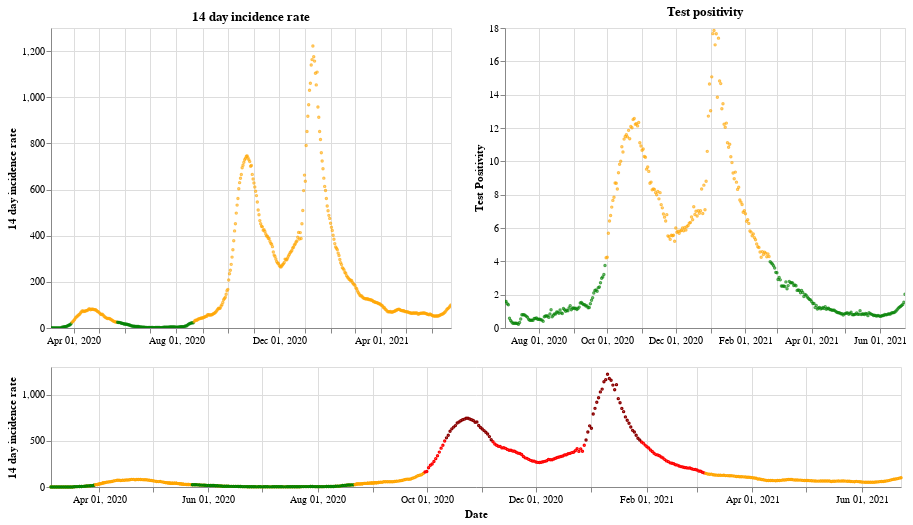

Source (notebook cell):
### Markdown cell above
## Northern Ireland

### Code cell
plot_traffic_light('Northern Ireland')

### Figure 1 — Vega-Lite specification as saved in the notebook (floating-point values rounded to 4 significant figures; data arrays with more than 128 entries replaced by an {"elided": "..."} marker saying what was removed)
{"config": {"view": {"continuousWidth": 400, "continuousHeight": 300}}, "vconcat": [{"hconcat": [{"mark": {"type": "point", "size": 2}, "encoding": {"color": {"condition": {"value": "green", "test": "(datum.twoWeeklyCasesRate <= 25)"}, "value": "orange"}, "tooltip": [{"type": "nominal", "field": "areaName"}, {"type": "temporal", "field": "date"}, {"type": "quantitative", "field": "twoWeeklyCasesRate"}, {"type": "quantitative", "field": "testPositivity"}], "x": {"type": "temporal", "axis": {"title": ""}, "field": "date", "scale": {"domain": {"selection": "DateBrush"}}, "timeUnit": "yearmonthdate"}, "y": {"type": "quantitative", "axis": {"title": "14 day incidence rate"}, "field": "twoWeeklyCasesRate"}}, "title": "14 day incidence rate", "width": 400}, {"mark": {"type": "point", "size": 2}, "encoding": {"color": {"condition": {"value": "green", "test": "(datum.testPositivity <= 4)"}, "value": "orange"}, "tooltip": [{"type": "nominal", "field": "areaName"}, {"type": "temporal", "field": "date"}, {"type": "quantitative", "field": "twoWeeklyCasesRate"}, {"type": "quantitative", "field": "testPositivity"}], "x": {"type": "temporal", "axis": {"title": ""}, "field": "date", "scale": {"domain": {"selection": "DateBrush"}}, "timeUnit": "yearmonthdate"}, "y": {"type": "quantitative", "axis": {"title": "Test Positivity"}, "field": "testPositivity"}}, "title": "Test positivity", "width": 400}]}, {"layer": [{"mark": {"type": "point", "size": 2}, "encoding": {"color": {"condition": {"value": "orange", "test": "((50 && datum.twoWeeklyCasesRate) < 150)"}, "value": "red"}, "opacity": {"condition": {"value": 1, "test": "((50 && datum.twoWeeklyCasesRate) < 500)"}, "value": 0}, "tooltip": [{"type": "nominal", "field": "areaName"}, {"type": "temporal", "field": "date"}, {"type": "quantitative", "field": "twoWeeklyCasesRate"}, {"type": "quantitative", "field": "testPositivity"}], "x": {"type": "temporal", "axis": {"title": "Date"}, "field": "date", "timeUnit": "yearmonthdate"}, "y": {"type": "quantitative", "axis": {"title": "14 day incidence rate"}, "field": "twoWeeklyCasesRate"}}, "selection": {"DateBrush": {"type": "interval", "encodings": ["x"], "fields": ["Time"]}}, "width": 850}, {"mark": {"type": "point", "size": 2}, "encoding": {"color": {"value": "darkred"}, "opacity": {"condition": {"value": 1, "test": "(datum.twoWeeklyCasesRate >= 500)"}, "value": 0}, "tooltip": [{"type": "nominal", "field": "areaName"}, {"type": "temporal", "field": "date"}, {"type": "quantitative", "field": "twoWeeklyCasesRate"}, {"type": "quantitative", "field": "testPositivity"}], "x": {"type": "temporal", "axis": {"title": "Date"}, "field": "date", "timeUnit": "yearmonthdate"}, "y": {"type": "quantitative", "axis": {"title": "14 day incidence rate"}, "field": "twoWeeklyCasesRate"}}, "width": 400}, {"mark": {"type": "point", "size": 2}, "encoding": {"color": {"condition": {"value": "green", "test": "((4 && datum.twoWeeklyCasesRate) < 25)"}, "value": "orange"}, "opacity": {"condition": {"value": 1, "test": "(datum.twoWeeklyCasesRate < 50)"}, "value": 0}, "tooltip": [{"type": "nominal", "field": "areaName"}, {"type": "temporal", "field": "date"}, {"type": "quantitative", "field": "twoWeeklyCasesRate"}, {"type": "quantitative", "field": "testPositivity"}], "x": {"type": "temporal", "axis": {"title": "Date"}, "field": "date", "timeUnit": "yearmonthdate"}, "y": {"type": "quantitative", "axis": {"title": "14 day incidence rate"}, "field": "twoWeeklyCasesRate"}}, "width": 400}], "height": 120, "width": 800}], "data": {"name": "data-d9331df04c1d923be9e8431da18d80e2"}, "$schema": "https://vega.github.io/schema/vega-lite/v4.8.1.json", "datasets": {"data-d9331df04c1d923be9e8431da18d80e2": {"elided": "476 records"}}}
